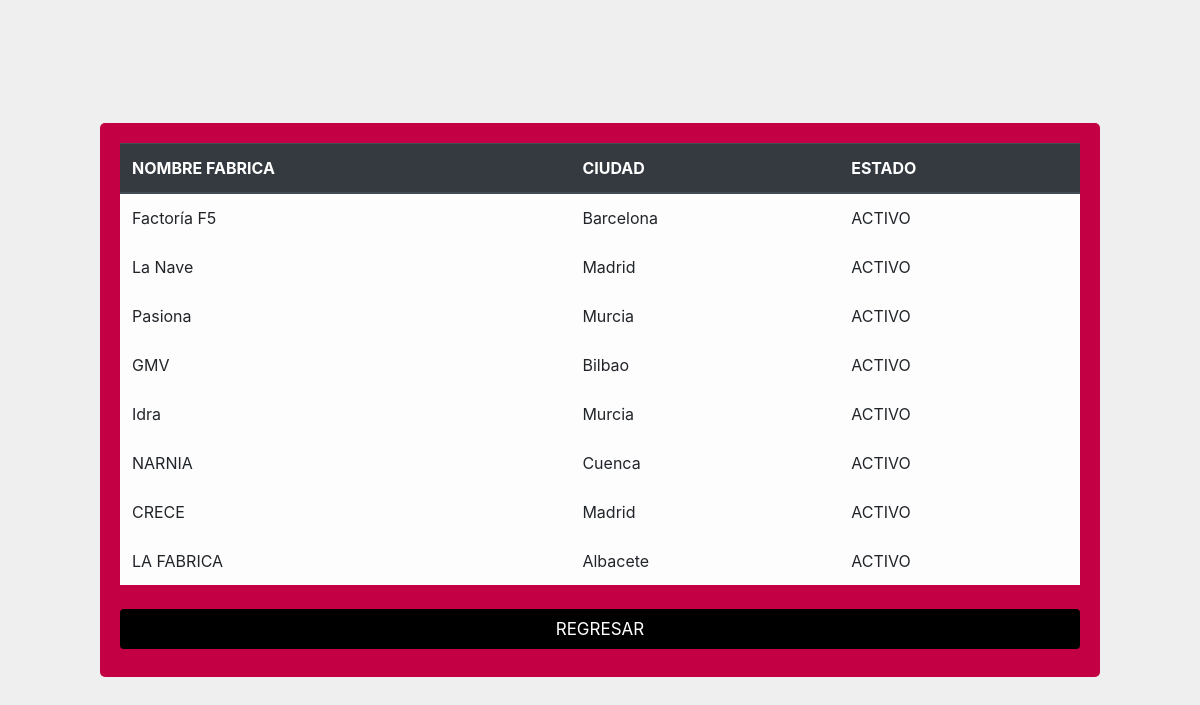
Screenshot of /php/consulFab_promo.php with the database file from the repository.
### tables this page shows
CREATE TABLE `fabrica` (
  `id_fabrica` int(11) NOT NULL,
  `nombre` varchar(50) NOT NULL,
  `fk_ciudad` int(11) NOT NULL,
  `estatus` int(1) DEFAULT NULL
);

CREATE TABLE `ciudad` (
  `id_ciudad` int(11) NOT NULL,
  `nombre` varchar(50) NOT NULL,
  `id_pais` int(11) NOT NULL
);

### php/consulFab_promo.php (the view, shortened to what this page needs)
<?php
include 'conexion.php';
?>
<!DOCTYPE html>
<html lang="es">
<head>
    <link rel="stylesheet" href="https://stackpath.bootstrapcdn.com/bootstrap/4.3.1/css/bootstrap.min.css">
    <link rel="stylesheet" type="text/css" href="../css/tables.css">
</head>
<body>
  <section class="content1">
  <table id="example" data-order='[[0,"asc"]]' data-page-length='25' class="table table-light table-hover table-dark-bordered">
    <thead class="thead-dark">
        <tr>
            <th scope="col">NOMBRE FABRICA</th>
            <th scope="col">CIUDAD</th>
            <th scope="col">ESTADO</th>
        </tr>
    </thead>
<?php
        $sql = "SELECT fabrica.nombre, ciudad.nombre, fabrica.estatus
        FROM fabrica
        INNER JOIN ciudad ON fabrica.fk_ciudad=ciudad.id_ciudad
        WHERE fabrica.estatus = 1 ";
        $r = mysqli_query($link,$sql);
        while ($arr = mysqli_fetch_array($r)){ ?>
             <tr>
                <td><?php echo $arr[0]; ?></td>
                <td><?php echo $arr[1]; ?></td>
                <td value= 1><?php if ($arr[2]==1){
                   echo "ACTIVO";
                  }
                ?>
                 </td>
              </tr>
 <?php
        }?>
      </table>
      <input type="button" onclick="location.href='http://localhost/villatomillo/'" name="regresar" id="regresar" value="REGRESAR">
      </section>
<link rel="stylesheet" type="text/css" href="https://cdn.datatables.net/v/bs4/dt-1.10.18/datatables.min.css" />
</body>
</html>

### css/tables.css (style rules this page uses)
html { background-color: #efefef; }
.content1 { display:table; width:1000px; border-radius: 5px; background-color: #c30044; padding: 20px; position: absolute; left: 50%; top: 50%; transform: translate(-50%, -50%); align-items: center; }
input[type=button] { width: 100%; height: 40px; background-color: #000000; color: white; padding: 14px 20px; margin: 8px 0; border: none; border-radius: 4px; cursor: pointer; font-size: 17px; line-height: 10PX; }

### rows the page displays
fabrica: nombre "Factoría F5", fk_ciudad.nombre "Barcelona", estatus "ACTIVO"
fabrica: nombre "La Nave", fk_ciudad.nombre "Madrid", estatus "ACTIVO"
fabrica: nombre "Pasiona", fk_ciudad.nombre "Murcia", estatus "ACTIVO"
fabrica: nombre "GMV", fk_ciudad.nombre "Bilbao", estatus "ACTIVO"
fabrica: nombre "Idra", fk_ciudad.nombre "Murcia", estatus "ACTIVO"
fabrica: nombre "NARNIA", fk_ciudad.nombre "Cuenca", estatus "ACTIVO"
fabrica: nombre "CRECE", fk_ciudad.nombre "Madrid", estatus "ACTIVO"
fabrica: nombre "LA FABRICA", fk_ciudad.nombre "Albacete", estatus "ACTIVO"
